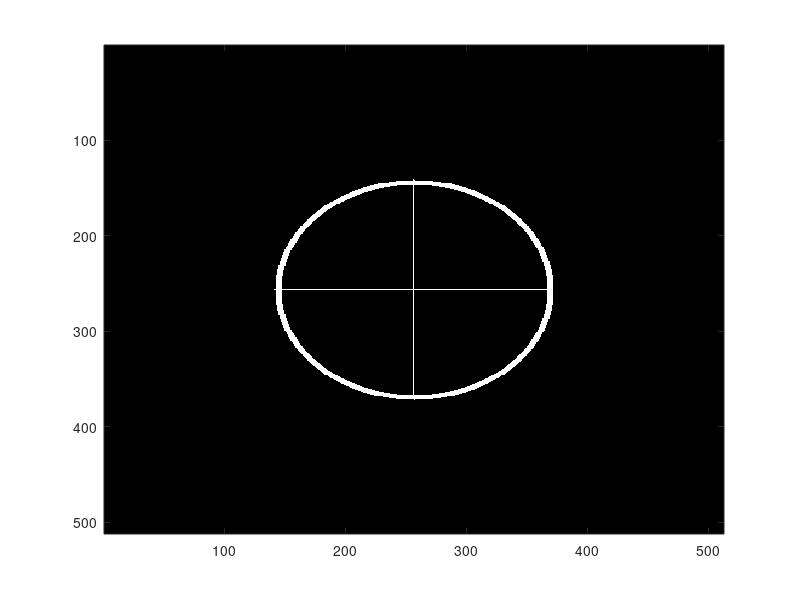

MATLAB code for this plot: (Note: this script raises an error after producing the figure.)
clear;  close all


if (0)
    readImage  ; 
    sizeI = size(I);
    NX = sizeI(2);
    NY = sizeI(1);
else
%  Synthesize an image which is an annulus (ring).
%  The orientation detector will annulus from red (at horizontal) 
%  around the hue circle (ROYGBV), back to red (at 180 degrees
%  away, i.e. horizontal again.

    
    N = 512;
    NX = N;
    NY = N;
    I = zeros(N,N);
    minRadius = 110;
    maxRadius = 115;
    Iannulus = sqrt(power((-N/2:N/2-1)' * ones(1,N),2) + ...
             power(ones(N,1) * (-N/2:N/2-1),2));
    Iannulus = double( (Iannulus >= minRadius) & (Iannulus <= maxRadius) );
    I = Iannulus;
    I(N/2 - maxRadius: N/2 + maxRadius, N/2) = 1;  % thinner than the circle so response won't
    I(N/2, N/2 - maxRadius: N/2 + maxRadius) = 1;  % be as great 
end

%  Show the image (or the green channel only, if the image is color)

figure(1); imagesc(I); colormap(gray(256)); % colorbar;

%  Filter the image with N_THETA orientations, 0, 180/N_THETA, 
%  2*(180/N_THETA),  ... (N_THETA-1)*180/N_THETA  degrees.
%

N_THETA = 12;    

M = 32;    % window width on which Gabor is defined
k = 2;    % frequency
%  wavelength of underlying sinusoid is M/k pixels per cycle.

thetaRange = pi/N_THETA * (0:N_THETA-1);

% initialize some matrices to junk values

peakTheta   = zeros(NY,NX);
maxResponse = zeros(NY,NX);
minResponse = 10000*ones(NY,NX);
sumResponse = zeros(NY,NX);

%  Hint:  You can use the following trick to find the max
%         response and other required quantities.
%
%     for each theta
%        filter the image with a Gabor tuned to that theta
%  Matlab code:   mask = (filterResponse > maxResponse);
%  Matlab code:   maxResponse = mask .* filterResponse + ~mask .* maxResponse
%     end

%---------------  ADD YOUR CODE BELOW HERE ------------------
for i = 1:numel(thetaRange)
    theta = thetaRange(i);
    [cosGabor, sinGabor] = make2DGabor(M,sin(theta)*k,cos(theta)*k);
%    makeImage(cosGabor, 'cosgabor');
%    makeImage(sinGabor, 'singabor');
    cosResponse = filter2( cosGabor, I, 'same');
    sinResponse = filter2( sinGabor, I, 'same');
%     makeImage(cosResponse, 'cosgabor response');
%     makeImage(sinResponse, 'sinegabor response');
    % get measures
    filterResponse = (cosResponse.^2 + sinResponse.^2).^(1/2);
%     makeImage(filterResponse, 'sinegabor response');

    mask = (filterResponse > maxResponse);
    maxResponse = mask .* filterResponse + ~mask .* maxResponse;    
    peakTheta = mask * theta + ~mask .* peakTheta; 
    
    mask = (filterResponse < minResponse);
    minResponse = mask .* filterResponse + ~mask .* minResponse;    
    
end
makeImage(maxResponse, 'max response');
makeImage(minResponse, 'min response');
makeImage(peakTheta, 'peak theta');

%---------------  ADD YOUR CODE ABOVE HERE ------------------

figure
%
hsvImage = zeros(NY,NX,3);
%  hue is orientation.   Required to be in 0 to 1. 
hsvImage(:,:,1) = peakTheta/pi;  
%  saturation indicates whether there is a big difference between 
%  max and min
hsvImage(:,:,2) = (maxResponse-minResponse)./(maxResponse + minResponse);  % 

%  value indicates whether the response is large compared to the max
%  response over the image.   Just normalizes to 0 to 1 as required by hsv.
hsvImage(:,:,3) = maxResponse/max(maxResponse(:));

image(hsv2rgb(hsvImage));
%axis square

function newI = normalizeToImage(I)
    max_I = max(max(I));
    min_I = min(min(I));
    newI = (I - min_I) ./ (max_I - min_I);
end

function d = makeImage(I, t)
    N = size(I);
    Nx = N(1);
    Ny = N(2);
    I = normalizeToImage(I);
    newI = ones(Nx, Ny, 3);
    newI(1:Nx, 1:Ny, 1) = I;
    newI(1:Nx, 1:Ny, 2) = I;
    newI(1:Nx, 1:Ny, 3) = I;
    figure
    image(newI);
    title(t);
    d = 1;
end
